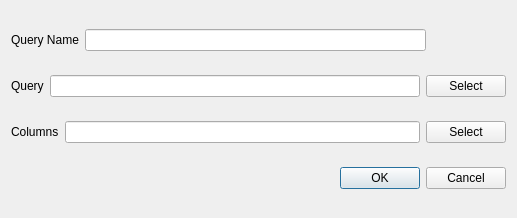
<?xml version="1.0" encoding="UTF-8"?>
<ui version="4.0">
 <class>Dialog</class>
 <widget class="QDialog" name="Dialog">
  <property name="geometry">
   <rect>
    <x>0</x>
    <y>0</y>
    <width>517</width>
    <height>218</height>
   </rect>
  </property>
  <property name="windowTitle">
   <string>Query Edit</string>
  </property>
  <layout class="QGridLayout" name="gridLayout">
   <item row="0" column="0">
    <layout class="QHBoxLayout" name="horizontalLayout">
     <item>
      <widget class="QLabel" name="labelName">
       <property name="text">
        <string>Query Name</string>
       </property>
      </widget>
     </item>
     <item>
      <widget class="QLineEdit" name="queryName"/>
     </item>
     <item>
      <spacer name="horizontalSpacer">
       <property name="orientation">
        <enum>Qt::Orientation::Horizontal</enum>
       </property>
       <property name="sizeType">
        <enum>QSizePolicy::Policy::Minimum</enum>
       </property>
       <property name="sizeHint" stdset="0">
        <size>
         <width>80</width>
         <height>20</height>
        </size>
       </property>
      </spacer>
     </item>
    </layout>
   </item>
   <item row="1" column="0">
    <layout class="QHBoxLayout" name="horizontalLayout_2">
     <item>
      <widget class="QLabel" name="labelQuery">
       <property name="text">
        <string>Query</string>
       </property>
      </widget>
     </item>
     <item>
      <widget class="QLineEdit" name="query"/>
     </item>
     <item>
      <widget class="QPushButton" name="btSelCriteria">
       <property name="text">
        <string>Select</string>
       </property>
      </widget>
     </item>
    </layout>
   </item>
   <item row="2" column="0">
    <layout class="QHBoxLayout" name="horizontalLayout_3">
     <item>
      <widget class="QLabel" name="label_3">
       <property name="text">
        <string>Columns</string>
       </property>
      </widget>
     </item>
     <item>
      <widget class="QLineEdit" name="columns"/>
     </item>
     <item>
      <widget class="QPushButton" name="btSelColumns">
       <property name="text">
        <string>Select</string>
       </property>
      </widget>
     </item>
    </layout>
   </item>
   <item row="3" column="0">
    <widget class="QDialogButtonBox" name="buttonBox">
     <property name="orientation">
      <enum>Qt::Orientation::Horizontal</enum>
     </property>
     <property name="standardButtons">
      <set>QDialogButtonBox::StandardButton::Cancel|QDialogButtonBox::StandardButton::Ok</set>
     </property>
    </widget>
   </item>
  </layout>
 </widget>
 <resources/>
 <connections>
  <connection>
   <sender>buttonBox</sender>
   <signal>accepted()</signal>
   <receiver>Dialog</receiver>
   <slot>accept()</slot>
   <hints>
    <hint type="sourcelabel">
     <x>248</x>
     <y>254</y>
    </hint>
    <hint type="destinationlabel">
     <x>157</x>
     <y>68</y>
    </hint>
   </hints>
  </connection>
  <connection>
   <sender>buttonBox</sender>
   <signal>rejected()</signal>
   <receiver>Dialog</receiver>
   <slot>reject()</slot>
   <hints>
    <hint type="sourcelabel">
     <x>316</x>
     <y>260</y>
    </hint>
    <hint type="destinationlabel">
     <x>286</x>
     <y>68</y>
    </hint>
   </hints>
  </connection>
 </connections>
</ui>
